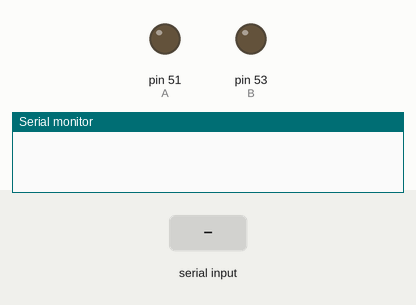
This sketch was run on a simulated Arduino Mega 2560, built with avr-gcc and run on an emulated ATmega2560. Parts: output pins drawn as LEDs (lit = HIGH), the last lines printed to the serial monitor. Inputs (shaded band) come from the test bench.

Above: at 1.2 s.
1.3 s: "A" received over Serial
At 1.9 s:
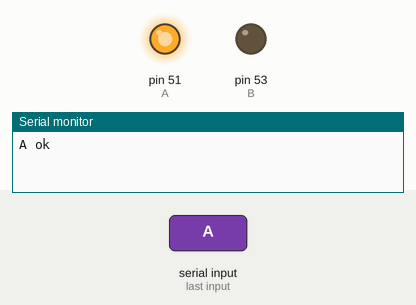
2.8 s: "B" received over Serial
At 3.1 s:
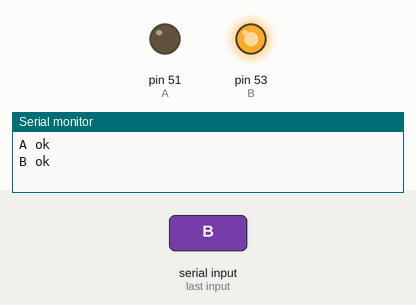
4.3 s: "a" received over Serial
At 5.4 s:
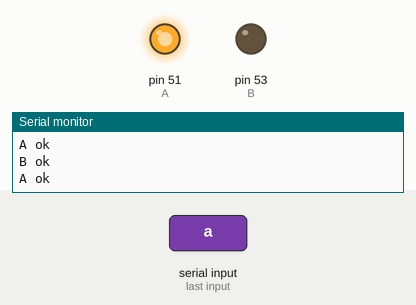
5.8 s: "b" received over Serial
At 6.5 s:
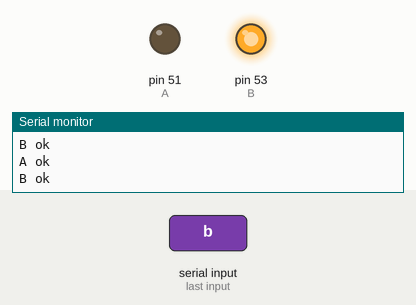
Timing chart, 0 to 8.3 s (numbered marks = the images above; inputs shaded):
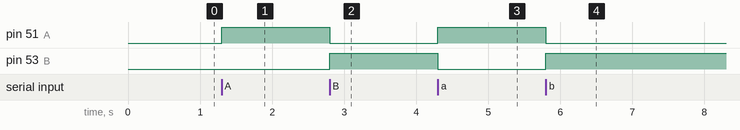

Measured:
- after the input at 1.3 s, pin 51 (A): LOW → HIGH at once
- after the input at 2.8 s, pin 51 (A): HIGH → LOW at once; pin 53 (B): LOW → HIGH at once
- after the input at 4.3 s, pin 51 (A): LOW → HIGH at once; pin 53 (B): HIGH → LOW at once
- after the input at 5.8 s, pin 51 (A): HIGH → LOW at once; pin 53 (B): LOW → HIGH at once

The sketch:

motor_comum.ino
```cpp
const unsigned char A = 51;
const unsigned char B = 53;

void setup ()
{
  pinMode ( A, OUTPUT );
  pinMode ( B, OUTPUT );

  Serial.begin ( 9600 );
}

void loop ()
{
  if ( Serial.available () )
  {
    switch ( Serial.read () )
    {
      case 'A':
      case 'a': digitalWrite ( A, HIGH );
                digitalWrite ( B, LOW );
                Serial.write ( "A ok\r\n" );
                break;

      case 'B':
      case 'b': digitalWrite ( A, LOW );
                digitalWrite ( B, HIGH );
                Serial.write ( "B ok\r\n" );
                break;

       default: digitalWrite ( A, LOW );
                digitalWrite ( B, LOW );
                Serial.write ( "Parou\r\n" );
    }
  }
}
```
